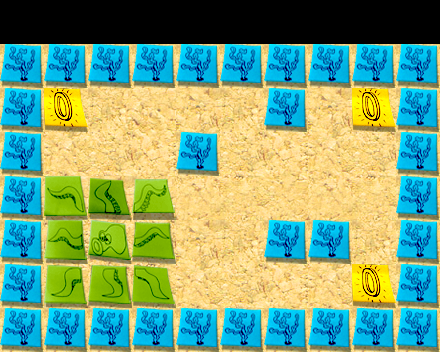

Rendered tile map (Tiled .tmx) drawn with the repository's tilesets; below, a short description and the map source with its tile grids summarised:
An orthogonal 10x8 tile map with 44x44 px tiles, 1 tile layer (Tile Layer 1).

<map version="1.0" orientation="orthogonal" width="10" height="8" tilewidth="44" tileheight="44">
 <tileset firstgid="1" name="Tile03" tilewidth="44" tileheight="44">
  <image source="Tile03.png" width="352" height="132" />
 </tileset>
 <layer name="Tile Layer 1" width="10" height="8">
  <data>[80 cells, 70 non-empty, 20 distinct tile ids]</data>
 </layer>
</map>